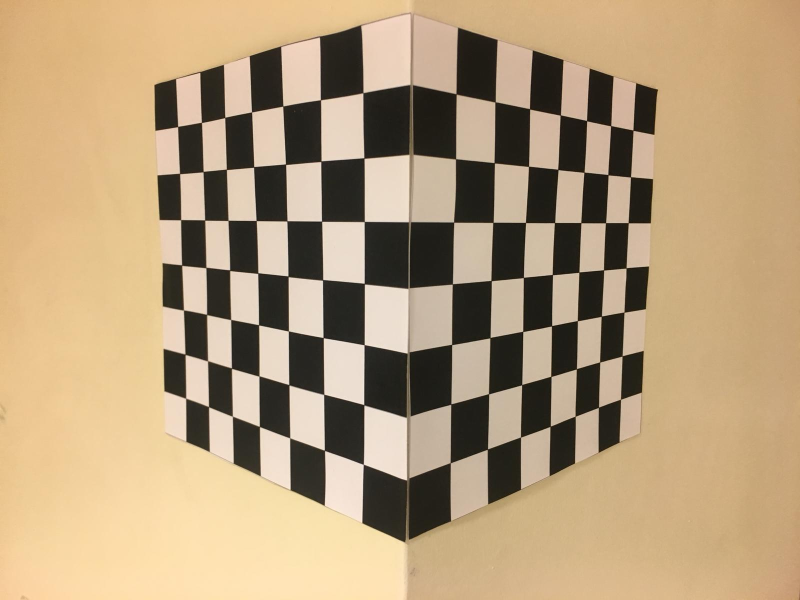
#> input picture week6/3D_calibration_object.jpg, 1600 x 1200 px (shown at 1/2 size)
$ jupyter execute '(Week_6)_Camera_Calibration.ipynb'   (shell and % lines are left out)
#> lines starting #> are read from the running program, lines starting #| are printed output that depends on the picture; after the words box and inside, x2 and y2 are one past the last pixel; in counts of white or black regions, pixels touching at a corner belong together
[cell 1]
import matplotlib.pyplot as plt
import numpy as np
import cv2

### Read this First

#### Remember that `tab` is is useful for autocompletion.

#### Remember that `shift + tab` is useful for rapidly obtaining usage + documentation.

### **Camera Calibration with 3D Object**

**We learnt in class about calibration, and we'll explore a quick example of camera calibration using a 3D object.**

**First, load the image.**

[cell 2]
image = cv2.imread('3D_calibration_object.jpg', cv2.IMREAD_COLOR)
#> image is the input picture: shape (1200, 1600, 3); mean B, G, R 123.1, 156.2, 179.9
image = cv2.cvtColor(image, cv2.COLOR_BGR2RGB)
rows, cols, channels = image.shape
#> rows = 1200; cols = 1600; channels = 3
plt.figure()
plt.imshow(image)

**Calibration works by finding the relationship between pixel coordinates that you seen on the image, to real world coordinates in some world frame. In order to do this, we need to have the ability to find points in the image that we know the real world coordinates to.**

**Calibration objects are nice in that they have well defined features that can serve as these points, with measured coordinates for these features. Shown above is our calibration object. Each smaller square has dimensions 18mm x 18mm.**

**Convert the image to grayscale, and use OpenCV's cv2.cornerHarris to find the corners of the pattern in the calibration object. You might want to threshold the corner reponses for better results. Draw circles around those corners and display the resulting image.**

[cell 3]
gray_image = cv2.cvtColor(image, cv2.COLOR_BGR2GRAY)
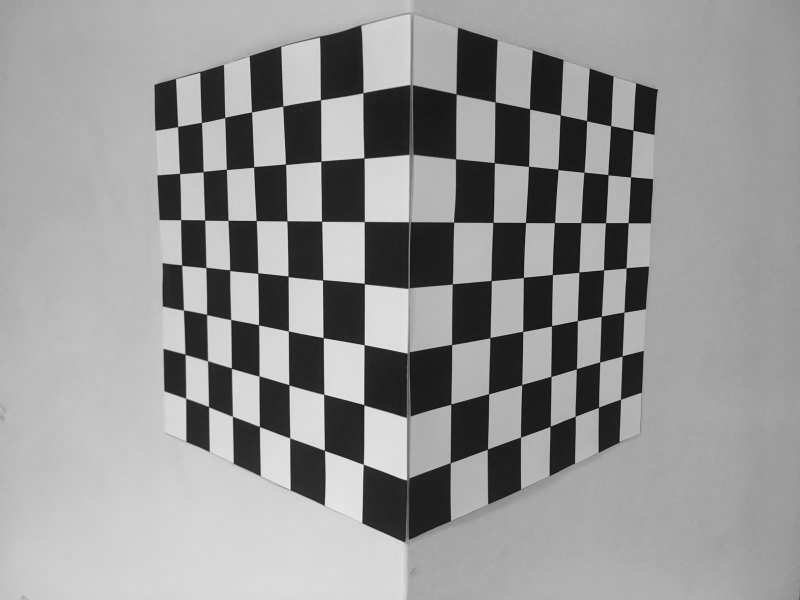
#> gray_image: shape (1200, 1600) (shown at 1/2 size); min 5, max 246, mean 149.1

corner_rsp = np.abs(cv2.cornerHarris(gray_image, 2, 3, 0.04)) > 0.008
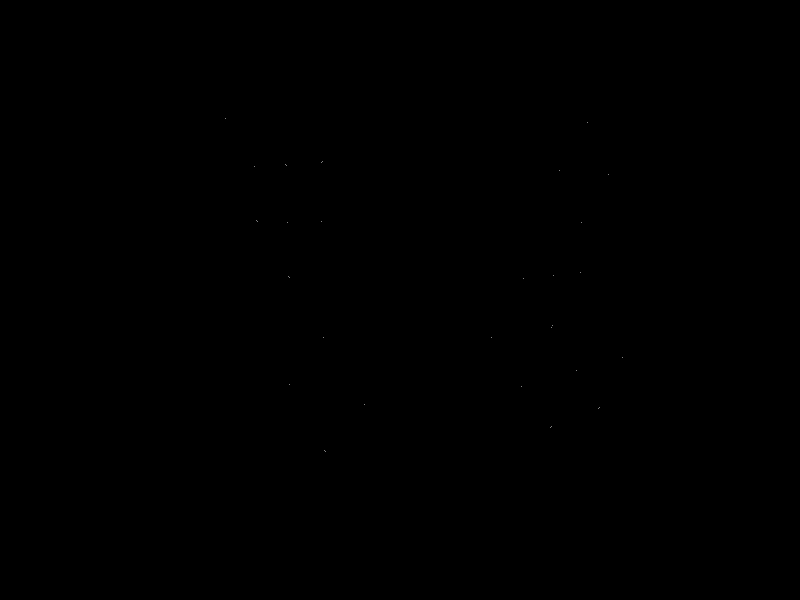
#> corner_rsp: shape (1200, 1600) bool (shown at 1/2 size); 0% white in thin lines or dots, all inside (x1, y1, x2, y2) = (450, 237, 1245, 904)
corners = np.transpose(np.nonzero(corner_rsp))
#> corners = 34 pairs, first value 237 to 903, second value 450 to 1244
print(corners.shape)
#| (34, 2)

draw_img = image.copy()

for x, y in corners:
    cv2.circle(draw_img, (y, x), 5, [255, 0, 0], -1)
#> this loop made 34 passes
#> (x, y) on passes 1 to 12: (237, 450), (244, 1175), (322, 644), (325, 642), (328, 571), (331, 573), (333, 509), (341, 1118), (349, 1216), (441, 512), (442, 643), (443, 514)
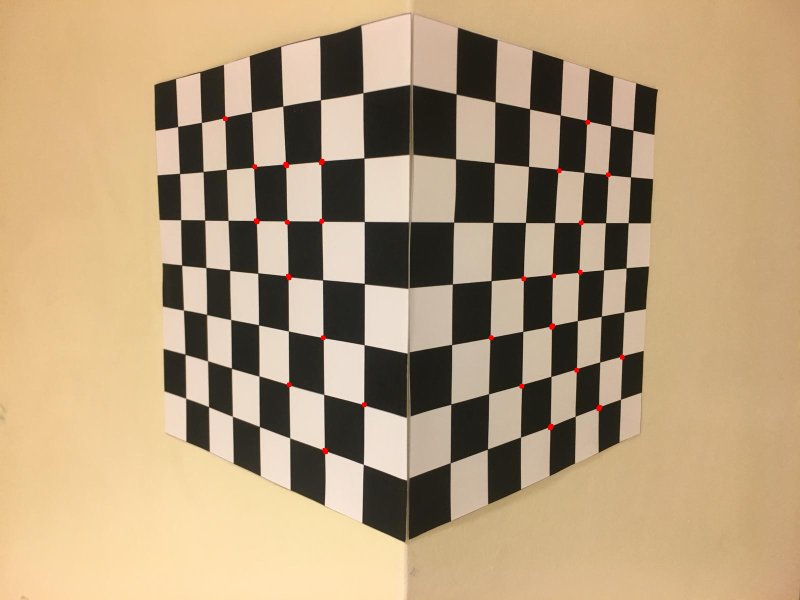
#> draw_img: shape (1200, 1600, 3) (shown at 1/2 size); mean R, G, B 180.1, 156.1, 123

plt.figure(figsize=(12,8))
plt.imshow(draw_img)

**How many corners are you able to find?**

34

**Now that we have found the corners of the object, we need to know the pixel coordinates and the coordinates in the real world. Below are pixel coordinates corresponding to six of the corners of the calibration object. Draw circles around those corners and display them.**

[cell 4]
points = [(648, 789), (729, 690), (519, 753), (1044, 770), (976, 899), (908, 445)]

draw_img = image.copy()
for x, y in points:
    cv2.circle(draw_img, (x, y), 10, [255, 0, 0], 5)
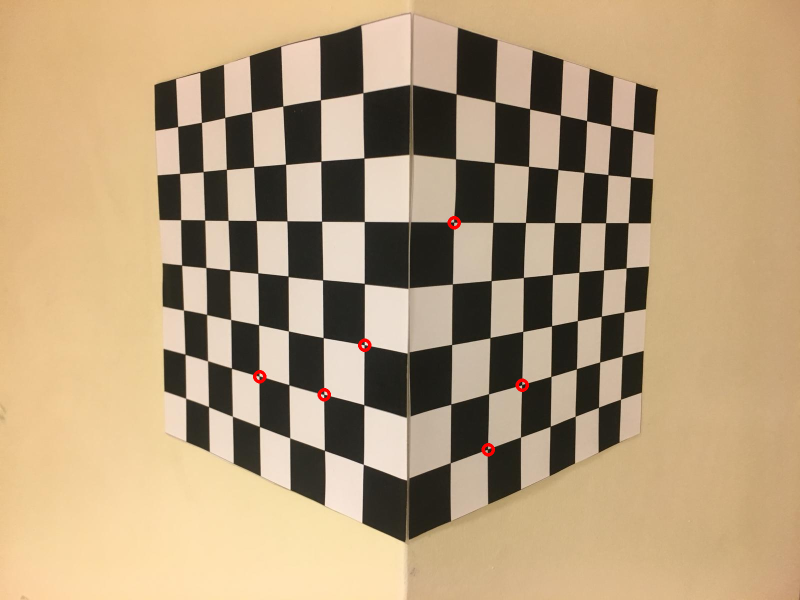
#> draw_img: shape (1200, 1600, 3) (shown at 1/2 size); mean R, G, B 180.1, 156.1, 123

plt.figure(figsize=(12,8))
plt.imshow(draw_img)
